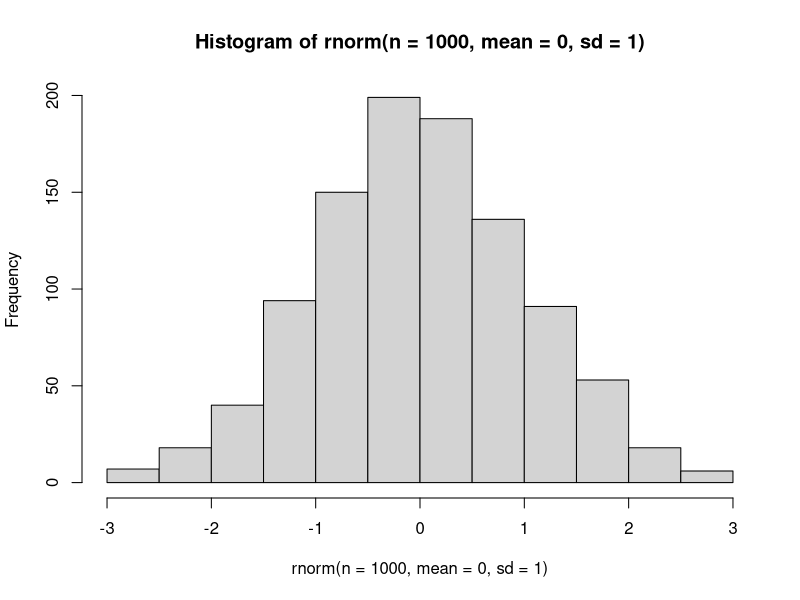
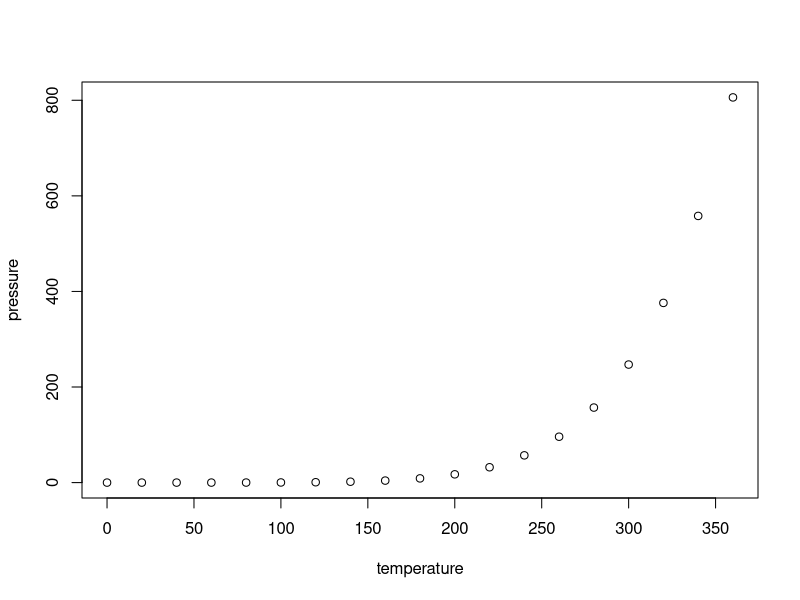

These figures' R source, in order:
## ---- chunk 1
knitr::opts_chunk$set(echo = TRUE)
## ---- chunk 2
1 + 1
## ---- chunk 3
rnorm(n=10, mean=0, sd=1)  # Gerar 10 números ~ N(0, 1)
hist(rnorm(n=1000, mean=0, sd=1))  # Histograma dos números gerados
## ---- chunk 4
library(dplyr) # Pacote para manipulacao de base de dados
library(MASS) # Normalmente nao eh carregado diretamente (via outro pacote)
## ---- chunk 5
head(cars) # Visualizando 6 linhas iniciais da base de dados 'cars'
summary(cars) # Resumindo base de dados 'cars'
## ---- chunk 6
plot(pressure)
